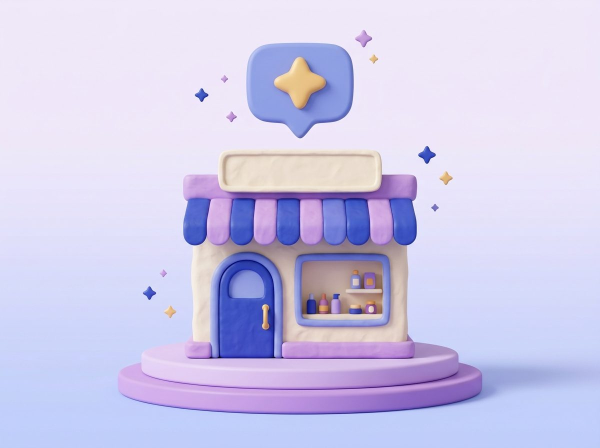
#> input picture design/overview/img/clay-storefront.jpg, 1200 x 896 px (shown at 1/2 size)
$ python tools-og.py
#> lines starting #> are read from the running program, lines starting #| are printed output that depends on the picture
#!/usr/bin/env python3
"""Share images (Open Graph, 1200 x 630) for usegeo.app: the home page, the tools hub and each free tool.

Run from the repo root:  python3 scripts/tools-og.py
Needs Python 3 and Pillow (dev time only, not part of the Docker build). Writes public/og/*.png; commit them.

Each tool image is a clean drawing of that tool's result on a white card over a soft lilac-to-white
background. At most the tool's name as text, no logo (Google advises against logos and text-heavy images
for thumbnails). Everything is drawn, nothing is a real result, so no numbers or names appear.
Each file must stay under 200 KB (checked at the end).
"""

from __future__ import annotations

import os
import sys

from PIL import Image, ImageDraw, ImageFilter, ImageFont

ROOT = os.path.abspath(os.path.join(os.path.dirname(__file__), ".."))
OUT = os.path.join(ROOT, "public", "og")
W, H = 1200, 630
MAX_BYTES = 200_000

# Colours from app/styles/check.css and design/overview/base.css
NAVY = (11, 12, 43)
NAVY_3 = (55, 56, 104)
TEXT = (92, 93, 120)
LILAC_50 = (239, 236, 253)
LILAC_100 = (226, 226, 252)
PERI_300 = (191, 201, 250)
LILAC_DEEP = (181, 168, 224)
COBALT = (64, 80, 176)
COBALT_MID = (104, 120, 216)
GREEN = (60, 194, 106)
GREEN_BG = (233, 249, 238)
AMBER = (240, 177, 80)
AMBER_BG = (253, 243, 226)
RED = (239, 90, 90)
GREY = (214, 213, 222)
GREY_SOFT = (236, 236, 241)
LINE_SOFT = (230, 229, 224)
WARM_50 = (248, 247, 244)
WHITE = (255, 255, 255)
E_CHATGPT = (16, 163, 127)
E_GEMINI = (79, 124, 255)
E_PERPLEXITY = (32, 128, 141)

FONT_FILES = [
    os.path.join(ROOT, "app", "assets", "fonts", "Geist-SemiBold.ttf"),
    "/usr/share/fonts/opentype/inter/Inter-SemiBold.otf",
    "/usr/share/fonts/truetype/dejavu/DejaVuSans-Bold.ttf",
]


def font(size: int) -> ImageFont.FreeTypeFont:
    for f in FONT_FILES:
        if os.path.exists(f):
            return ImageFont.truetype(f, size)
    return ImageFont.load_default()


def background() -> Image.Image:
    """Soft lilac at the top fading to white, with the faint cobalt grid of the site's bands."""
    img = Image.new("RGB", (W, H), WHITE)
    px = img.load()
    for y in range(H):
        t = y / (H - 1)
        # lilac-50 -> lilac-100 -> white
        if t < 0.45:
            k = t / 0.45
            c = tuple(round(LILAC_50[i] + (LILAC_100[i] - LILAC_50[i]) * k) for i in range(3))
        else:
            k = (t - 0.45) / 0.55
            c = tuple(round(LILAC_100[i] + (WHITE[i] - LILAC_100[i]) * k) for i in range(3))
        for x in range(W):
            px[x, y] = c
    grid = Image.new("RGBA", (W, H), (0, 0, 0, 0))
    g = ImageDraw.Draw(grid)
    for x in range(0, W, 64):
        g.line([(x, 0), (x, H)], fill=(64, 80, 176, 16), width=1)
    for y in range(0, H, 64):
        g.line([(0, y), (W, y)], fill=(64, 80, 176, 16), width=1)
    img = img.convert("RGBA")
    img.alpha_composite(grid)
    return img


def card(img: Image.Image, box: tuple[int, int, int, int], radius: int = 36) -> None:
    """A white card with a thin warm line and a soft shadow."""
    x0, y0, x1, y1 = box
    shadow = Image.new("RGBA", (W, H), (0, 0, 0, 0))
    ImageDraw.Draw(shadow).rounded_rectangle((x0, y0 + 22, x1, y1 + 22), radius, fill=(56, 64, 160, 60))
    shadow = shadow.filter(ImageFilter.GaussianBlur(28))
    img.alpha_composite(shadow)
    d = ImageDraw.Draw(img)
    d.rounded_rectangle(box, radius, fill=WHITE, outline=LINE_SOFT, width=2)


def bar(d: ImageDraw.ImageDraw, x: int, y: int, w: int, h: int = 16, fill=GREY) -> None:
    d.rounded_rectangle((x, y, x + w, y + h), h // 2, fill=fill)


def dot(d: ImageDraw.ImageDraw, cx: int, cy: int, r: int, fill) -> None:
    d.ellipse((cx - r, cy - r, cx + r, cy + r), fill=fill)


def tick(d: ImageDraw.ImageDraw, cx: int, cy: int, r: int, color=WHITE, width: int = 5) -> None:
    d.line([(cx - r * 0.45, cy + r * 0.02), (cx - r * 0.1, cy + r * 0.35), (cx + r * 0.48, cy - r * 0.33)], fill=color, width=width, joint="curve")


def title(d: ImageDraw.ImageDraw, x: int, y: int, text: str, size: int = 44) -> None:
    d.text((x, y), text, font=font(size), fill=NAVY)


# ---------- one drawing per tool ----------

CARD = (120, 72, 1080, 572)
PAD_X = CARD[0] + 64
TOP = CARD[1] + 48  # the tool name
C = TOP + 106  # where the drawing starts, clear of the name


def draw_visibility(img: Image.Image, name: str) -> None:
    card(img, CARD)
    d = ImageDraw.Draw(img)
    title(d, PAD_X, TOP, name)
    # score ring
    cx, cy, r = 330, C + 150, 104
    d.ellipse((cx - r, cy - r, cx + r, cy + r), outline=GREY_SOFT, width=26)
    d.arc((cx - r, cy - r, cx + r, cy + r), start=-90, end=150, fill=COBALT, width=26)
    dot(d, cx, cy, 38, LILAC_50)
    # one row per assistant: colour dot, a bar
    rows = [(E_CHATGPT, 300, True), (E_GEMINI, 220, False), (E_PERPLEXITY, 260, True)]
    for i, (col, w, named) in enumerate(rows):
        y = C + 62 + i * 72
        dot(d, 520, y + 12, 14, col)
        bar(d, 556, y + 4, w, 18, GREY_SOFT)
        if named:
            dot(d, 940, y + 12, 18, GREEN)
            tick(d, 940, y + 12, 18, width=4)
        else:
            dot(d, 940, y + 12, 18, GREY)


def draw_overview(img: Image.Image, name: str) -> None:
    card(img, CARD)
    d = ImageDraw.Draw(img)
    title(d, PAD_X, TOP, name)
    # the overview text block with a sparkle
    sx, sy = PAD_X + 14, C + 8
    d.polygon([(sx, sy - 16), (sx + 5, sy - 5), (sx + 16, sy), (sx + 5, sy + 5), (sx, sy + 16), (sx - 5, sy + 5), (sx - 16, sy), (sx - 5, sy - 5)], fill=COBALT)
    for i, w in enumerate([560, 600, 420]):
        bar(d, PAD_X + 48, C + i * 34, w, 16, GREY_SOFT)
    # numbered sources
    f = font(24)
    for i in range(4):
        y = C + 116 + i * 46
        dot(d, PAD_X + 20, y + 14, 20, LILAC_100)
        n = str(i + 1)
        tw = d.textlength(n, font=f)
        d.text((PAD_X + 20 - tw / 2, y + 1), n, font=f, fill=COBALT)
        bar(d, PAD_X + 60, y + 6, [300, 360, 260, 330][i], 16, GREY)
        if i in (0, 2):
            bar(d, 860, y + 3, 90, 22, GREEN_BG)


def draw_crawler(img: Image.Image, name: str) -> None:
    card(img, CARD)
    d = ImageDraw.Draw(img)
    title(d, PAD_X, TOP, name)
    rows = [True, True, False, True, False]
    for i, ok in enumerate(rows):
        y = C + i * 58
        d.rounded_rectangle((PAD_X, y, PAD_X + 40, y + 40), 10, fill=LILAC_50)
        bar(d, PAD_X + 64, y + 12, [260, 220, 300, 180, 240][i], 16, GREY_SOFT)
        dot(d, 920, y + 20, 18, GREEN if ok else GREY)
        if ok:
            tick(d, 920, y + 20, 18, width=4)
        else:
            d.line([(912, y + 20), (928, y + 20)], fill=WHITE, width=4)


def draw_schema(img: Image.Image, name: str) -> None:
    card(img, CARD)
    d = ImageDraw.Draw(img)
    title(d, PAD_X, TOP, name)
    found = [True, True, True, False, True, False]
    for i, ok in enumerate(found):
        col, row = i % 2, i // 2
        x = PAD_X + col * 420
        y = C + row * 92
        if ok:
            dot(d, x + 20, y + 20, 20, GREEN)
            tick(d, x + 20, y + 20, 20, width=5)
        else:
            d.ellipse((x, y, x + 40, y + 40), outline=GREY, width=4)
        bar(d, x + 60, y + 4, [150, 120, 170, 140, 110, 160][i], 16, NAVY_3 if ok else GREY)
        bar(d, x + 60, y + 30, [230, 260, 200, 240, 250, 210][i], 12, GREY_SOFT)


def code_lines(d: ImageDraw.ImageDraw, x: int, y: int, lines: list[list[tuple[int, tuple[int, int, int]]]], step: int = 40) -> None:
    for i, segs in enumerate(lines):
        cx = x
        for w, col in segs:
            if w > 0:
                bar(d, cx, y + i * step, w, 14, col)
            cx += abs(w) + 12


def draw_llms(img: Image.Image, name: str) -> None:
    card(img, CARD)
    d = ImageDraw.Draw(img)
    title(d, PAD_X, TOP, name)
    d.rounded_rectangle((PAD_X, C - 20, CARD[2] - 64, CARD[3] - 44), 20, fill=WARM_50)
    lines = [
        [(26, COBALT), (160, NAVY_3)],
        [],
        [(18, LILAC_DEEP), (420, GREY)],
        [],
        [(26, COBALT), (200, NAVY_3)],
        [(14, LILAC_DEEP), (180, COBALT_MID), (260, GREY)],
        [(14, LILAC_DEEP), (150, COBALT_MID), (300, GREY)],
    ]
    code_lines(d, PAD_X + 32, C + 8, lines, step=38)
    for i, ok in [(0, True), (2, True), (5, True), (6, False)]:
        y = C + 8 + i * 38 + 7
        dot(d, CARD[2] - 104, y, 14, GREEN if ok else AMBER)
        if ok:
            tick(d, CARD[2] - 104, y, 14, width=3)


def draw_faq(img: Image.Image, name: str) -> None:
    card(img, CARD)
    d = ImageDraw.Draw(img)
    title(d, PAD_X, TOP, name)
    # questions and answers on the left
    for i in range(3):
        y = C + i * 100
        bar(d, PAD_X, y, [250, 210, 270][i], 18, NAVY_3)
        bar(d, PAD_X, y + 34, [320, 300, 280][i], 13, GREY_SOFT)
        bar(d, PAD_X, y + 58, [220, 260, 180][i], 13, GREY_SOFT)
    # the generated code on the right
    x0 = 610
    d.rounded_rectangle((x0, C - 20, CARD[2] - 56, CARD[3] - 44), 20, fill=WARM_50)
    lines = [
        [(20, COBALT_MID)],
        [(-24, GREY), (110, COBALT), (90, GREEN)],
        [(-24, GREY), (130, COBALT), (20, COBALT_MID)],
        [(-48, GREY), (90, COBALT), (120, GREEN)],
        [(-48, GREY), (110, COBALT), (100, GREEN)],
        [(-24, GREY), (20, COBALT_MID)],
        [(20, COBALT_MID)],
    ]
    code_lines(d, x0 + 28, C + 6, lines, step=40)


def draw_bot(img: Image.Image, name: str) -> None:
    card(img, CARD)
    d = ImageDraw.Draw(img)
    title(d, PAD_X, TOP, name)
    # a product description; some phrases highlighted in amber (vague) and one fact in green
    lines = [
        [(180, GREY_SOFT), (190, AMBER_BG), (230, GREY_SOFT)],
        [(240, GREY_SOFT), (200, GREY_SOFT), (140, AMBER_BG)],
        [(120, GREEN_BG), (300, GREY_SOFT), (160, GREY_SOFT)],
        [(260, AMBER_BG), (220, GREY_SOFT)],
        [(200, GREY_SOFT), (240, GREY_SOFT), (130, GREY_SOFT)],
    ]
    for i, segs in enumerate(lines):
        x = PAD_X
        y = C + 8 + i * 58
        for w, col in segs:
            if col == AMBER_BG:
                d.rounded_rectangle((x - 6, y - 8, x + w + 6, y + 30), 10, fill=AMBER_BG)
                bar(d, x, y + 4, w, 14, (232, 196, 132))
            elif col == GREEN_BG:
                d.rounded_rectangle((x - 6, y - 8, x + w + 6, y + 30), 10, fill=GREEN_BG)
                bar(d, x, y + 4, w, 14, (140, 210, 165))
            else:
                bar(d, x, y + 4, w, 14, col)
            x += w + 18


def draw_hub(img: Image.Image, name: str) -> None:
    """The hub: seven small cards, each with a tiny sketch of its tool."""
    d = ImageDraw.Draw(img)
    title(d, 120, 72, name, size=52)
    cards = [(120 + c * 248, 170 + r * 206) for r in range(2) for c in range(4)][:7]
    for i, (x, y) in enumerate(cards):
        box = (x, y, x + 220, y + 180)
        card(img, box, radius=24)
        d = ImageDraw.Draw(img)
        cx, cy = x + 110, y + 90
        if i == 0:  # visibility ring
            d.ellipse((cx - 44, cy - 44, cx + 44, cy + 44), outline=GREY_SOFT, width=14)
            d.arc((cx - 44, cy - 44, cx + 44, cy + 44), start=-90, end=140, fill=COBALT, width=14)
        elif i == 1:  # overview sources
            for k in range(3):
                dot(d, x + 44, y + 52 + k * 38, 11, LILAC_100)
                bar(d, x + 66, y + 46 + k * 38, [110, 90, 120][k], 12, GREY)
        elif i == 2:  # crawler rows
            for k, ok in enumerate([True, False, True]):
                bar(d, x + 36, y + 48 + k * 38, 100, 12, GREY_SOFT)
                dot(d, x + 176, y + 54 + k * 38, 11, GREEN if ok else GREY)
        elif i == 3:  # schema ticks
            for k, ok in enumerate([True, True, False]):
                if ok:
                    dot(d, x + 46, y + 54 + k * 38, 12, GREEN)
                    tick(d, x + 46, y + 54 + k * 38, 12, width=3)
                else:
                    d.ellipse((x + 34, y + 42 + k * 38, x + 58, y + 66 + k * 38), outline=GREY, width=3)
                bar(d, x + 72, y + 48 + k * 38, [100, 80, 110][k], 12, GREY)
        elif i == 4:  # llms.txt lines
            for k, (w, col) in enumerate([(90, COBALT), (130, GREY), (70, COBALT_MID), (120, GREY)]):
                bar(d, x + 36, y + 44 + k * 30, w, 11, col)
        elif i == 5:  # faq code
            for k, (ind, w, col) in enumerate([(0, 14, COBALT_MID), (18, 90, COBALT), (18, 110, GREEN), (0, 14, COBALT_MID)]):
                bar(d, x + 40 + ind, y + 46 + k * 30, w, 11, col)
        else:  # bot checker highlights
            for k, segs in enumerate([[(60, False), (60, True)], [(90, False), (40, False)], [(50, True), (80, False)]]):
                xx = x + 34
                for w, hl in segs:
                    if hl:
                        d.rounded_rectangle((xx - 4, y + 42 + k * 38, xx + w + 4, y + 66 + k * 38), 8, fill=AMBER_BG)
                    bar(d, xx, y + 48 + k * 38, w, 12, (232, 196, 132) if hl else GREY_SOFT)
                    xx += w + 10


def home_image() -> Image.Image:
    """The clay shop front from the home page, whole (a centre crop would cut off its speech bubble):
    scaled to the image height, with the background's own colours carried out to the sides."""
    src = Image.open(os.path.join(ROOT, "design", "overview", "img", "clay-storefront.jpg")).convert("RGB")
#> src is the input picture: PIL image 1200x896 RGB; mean R, G, B 207, 202.6, 235.2
    scale = H / src.height
    art = src.resize((round(src.width * scale), H), Image.LANCZOS)
    out = Image.new("RGB", (W, H))
#> out: PIL image 1200x630 RGB; every value is 0
    left = (W - art.width) // 2
    # each row's edge colour, carried out to each side (the background is a soft vertical gradient)
    lcol = art.crop((0, 0, 1, H)).resize((left, H))
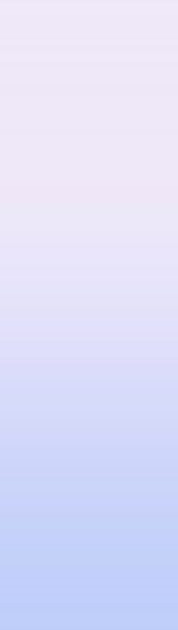
#> lcol: PIL image 178x630 RGB; mean R, G, B 221.4, 222.3, 249.2
    rcol = art.crop((art.width - 1, 0, art.width, H)).resize((W - left - art.width, H))
    out.paste(lcol, (0, 0))
    out.paste(rcol, (left + art.width, 0))
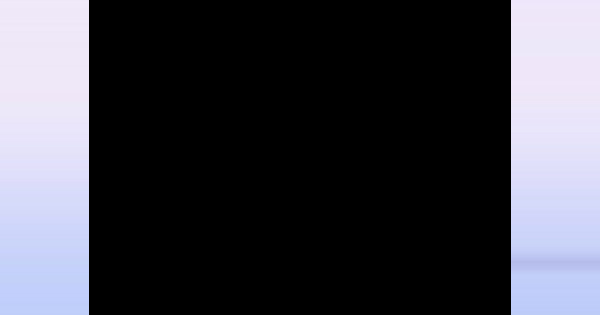
#> out: PIL image 1200x630 RGB (shown at 1/2 size); mean R, G, B 65.4, 65.6, 73.9
    out.paste(art, (left, 0))
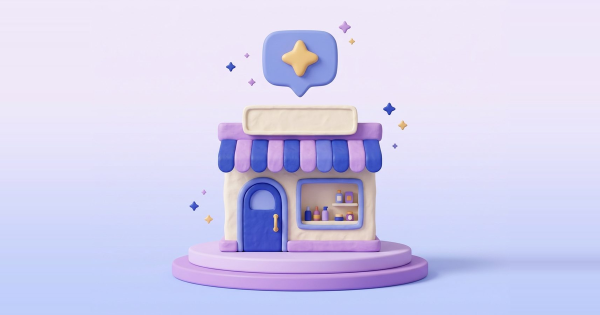
#> out: PIL image 1200x630 RGB (shown at 1/2 size); mean R, G, B 211, 208.2, 239.3
    return out


TOOLS = [
    ("ai-visibility-checker", "AI Visibility Checker", draw_visibility),
    ("ai-overview-checker", "AI Overview Checker", draw_overview),
    ("ai-crawler-checker", "AI Crawler Checker", draw_crawler),
    ("product-schema-checker", "Product Schema Checker", draw_schema),
    ("llms-txt-checker", "llms.txt Checker", draw_llms),
    ("faq-schema-generator", "FAQ Schema Generator", draw_faq),
    ("ai-bot-checker", "AI Bot Checker", draw_bot),
]


def save(img: Image.Image, name: str, photo: bool = False) -> str:
#> called with name = 'home.png', photo = True
    path = os.path.join(OUT, name)
    rgb = img.convert("RGB")
    if photo:
        # the clay render has soft gradients: an adaptive palette keeps it small with little banding
        rgb = rgb.quantize(colors=256, method=Image.Quantize.MEDIANCUT, dither=Image.Dither.FLOYDSTEINBERG)
    else:
        rgb = rgb.quantize(colors=256, method=Image.Quantize.MEDIANCUT, dither=Image.Dither.NONE)
    rgb.save(path, "PNG", optimize=True)
    return path


def main() -> int:
    os.makedirs(OUT, exist_ok=True)
    written = [save(home_image(), "home.png", photo=True)]
    hub = background()
    draw_hub(hub, "Free tools")
#> after the loop in draw_hub, `for i, (x, y) in enumerate(cards):`:
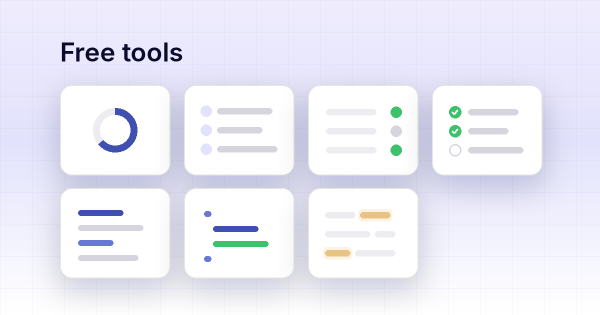
#> img: PIL image 1200x630 RGBA (shown at 1/2 size); mean R, G, B, A 236, 236, 246.8, 255
    written.append(save(hub, "tools.png"))
    for slug, name, draw in TOOLS:
        img = background()
        draw(img, name)
        written.append(save(img, f"{slug}.png"))
#> this loop made 7 passes
#> pass 1, in card (call 8), `shadow = shadow.filter(ImageFilter.GaussianBlur(28))`:
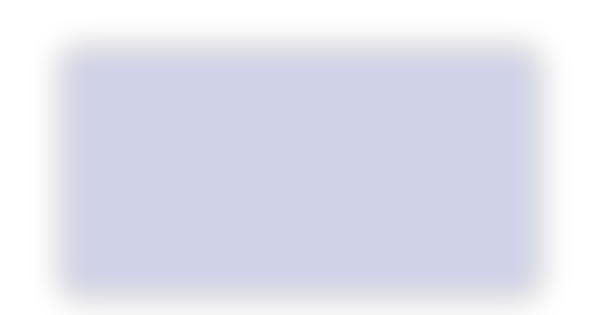
#> shadow: PIL image 1200x630 RGBA (shown at 1/2 size); mean R, G, B, A 35.5, 40.6, 101.5, 38; transparent parts drawn white
#> after the loop:
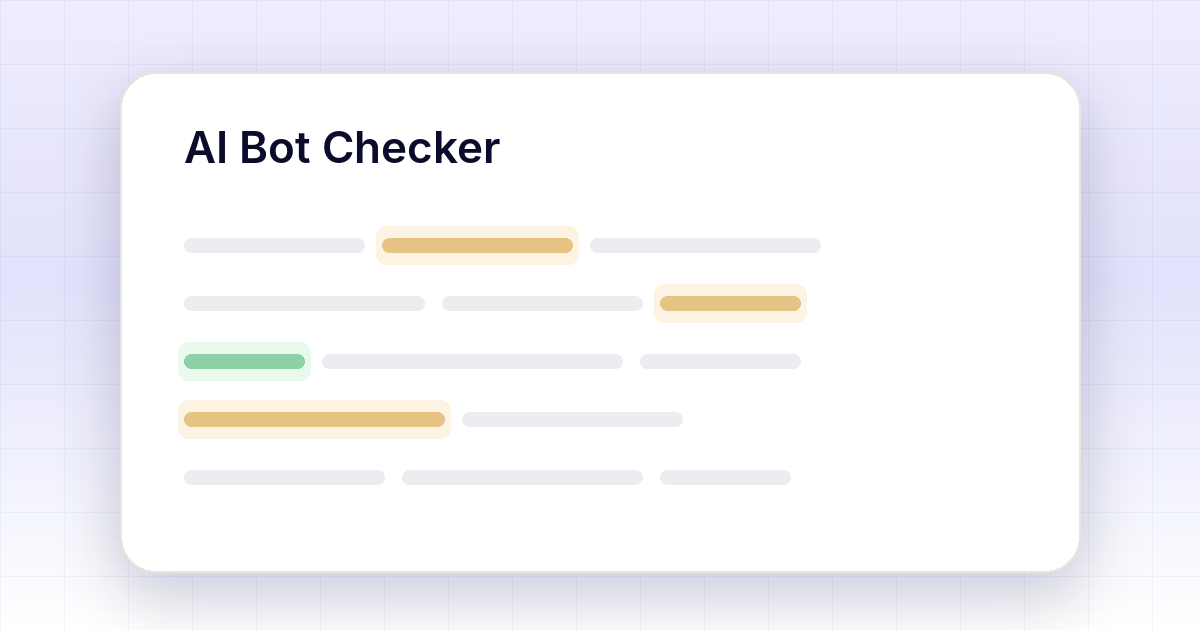
#> img: PIL image 1200x630 RGBA; mean R, G, B, A 244, 243.3, 248, 255
#> after the loop, written = 9 items
    too_big = False
    for p in written:
        size = os.path.getsize(p)
        flag = "" if size < MAX_BYTES else "  TOO BIG"
        too_big = too_big or size >= MAX_BYTES
        print(f"{os.path.relpath(p, ROOT)}: {size / 1000:.0f} KB{flag}")
#> this loop made 9 passes
#> size on passes 1 to 8: 80027, 35556, 18404, 17815, 17107, 18434, 17170, 17985
#> (printed output is left out)
    return 1 if too_big else 0


if __name__ == "__main__":
    sys.exit(main())
#> (the program exits here)
